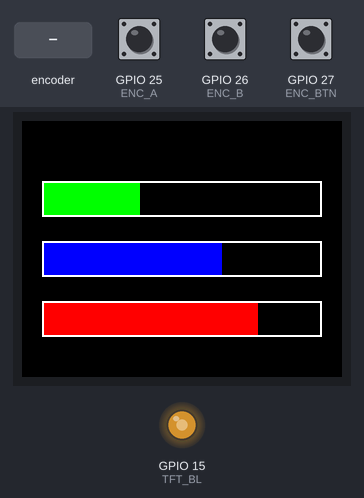
A sketch run on a simulated ESP32. On the bench: 160×128 colour display, output pins drawn as LEDs (lit = HIGH). Inputs (shaded band) come from the test bench; at power-on: GPIO 27 (ENC_BTN) HIGH, GPIO 25 (ENC_A) HIGH, GPIO 26 (ENC_B) HIGH.

Above: at 1.3 s.
1.4 s: GPIO 27 (ENC_BTN) pulled LOW for 0.15 s
At 2.6 s:
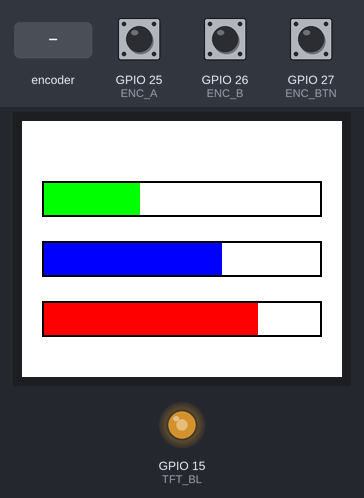
3.0 s: rotary encoder on GPIO 25 (ENC_A) / GPIO 26 (ENC_B) turned 3 steps (first pin leading)
At 4.7 s:
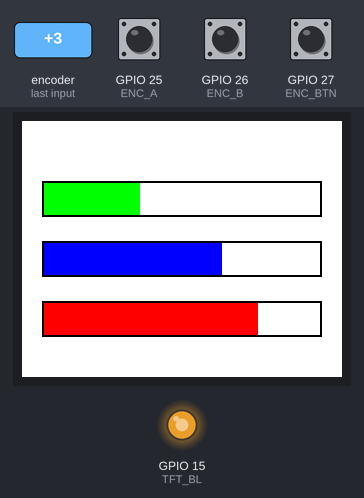
5.1 s: GPIO 27 (ENC_BTN) pulled LOW for 1 s
At 5.5 s:
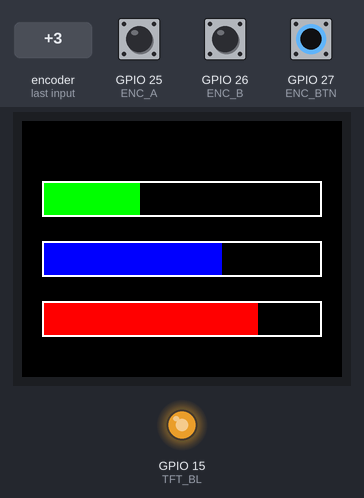
7.6 s: GPIO 27 (ENC_BTN) pulled LOW for 3.2 s
At 8.6 s:
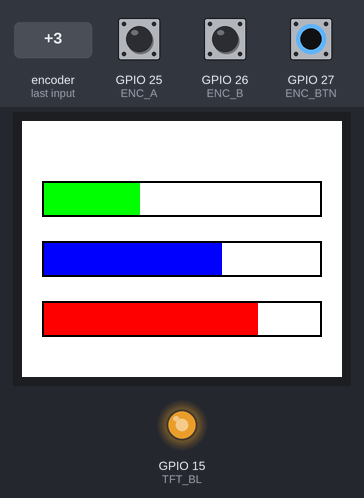
Timing chart, 0 to 10.6 s (numbered marks = the images above; inputs shaded):
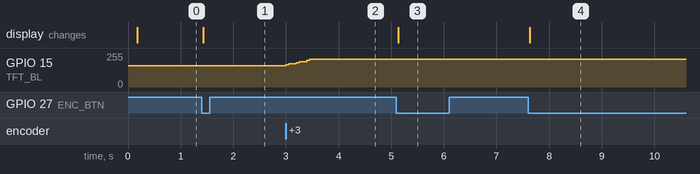

The sketch:

monitor_test.ino
```cpp
#include <Adafruit_GFX.h>
#include <Adafruit_ST7735.h>
#include <SPI.h>

#define TFT_CS    5
#define TFT_DC    2
#define TFT_RST   4
#define TFT_SCLK  18
#define TFT_MOSI  23
#define TFT_BL    15

#define ENC_A     25   // S1
#define ENC_B     26   // S2
#define ENC_BTN   27   // KEY

Adafruit_ST7735 tft = Adafruit_ST7735(
  TFT_CS, TFT_DC, TFT_MOSI, TFT_SCLK, TFT_RST
);

bool whiteBg = false;
int brightness = 160;

int lastA;
bool lastBtn = HIGH;

void setup() {
  pinMode(ENC_A, INPUT_PULLUP);
  pinMode(ENC_B, INPUT_PULLUP);
  pinMode(ENC_BTN, INPUT_PULLUP);

  ledcAttach(TFT_BL, 5000, 8);
  ledcWrite(TFT_BL, brightness);

  SPI.begin(TFT_SCLK, -1, TFT_MOSI, TFT_CS);

  tft.initR(INITR_BLACKTAB);
  tft.setRotation(1);

  lastA = digitalRead(ENC_A);

  drawScreen();
}

void loop() {
  handleEncoder();
  handleButton();
}

void handleEncoder() {
  int currentA = digitalRead(ENC_A);

  if (currentA != lastA) {
    if (digitalRead(ENC_B) != currentA) {
      brightness += 8;
    } else {
      brightness -= 8;
    }

    brightness = constrain(brightness, 0, 255);
    ledcWrite(TFT_BL, brightness);

    lastA = currentA;
    delay(2);
  }
}

void handleButton() {
  bool btn = digitalRead(ENC_BTN);

  if (lastBtn == HIGH && btn == LOW) {
    whiteBg = !whiteBg;
    drawScreen();
    delay(200);
  }

  lastBtn = btn;
}

void drawScreen() {
  uint16_t bg = whiteBg ? ST77XX_WHITE : ST77XX_BLACK;
  uint16_t frame = whiteBg ? ST77XX_BLACK : ST77XX_WHITE;

  tft.fillScreen(bg);

  drawBarFrame(10, 30, 140, 18, frame);
  drawBarFrame(10, 60, 140, 18, frame);
  drawBarFrame(10, 90, 140, 18, frame);

  fillBar(10, 30, 140, 18, 35, ST77XX_GREEN, bg);
  fillBar(10, 60, 140, 18, 65, ST77XX_BLUE, bg);
  fillBar(10, 90, 140, 18, 78, ST77XX_RED, bg);
}

void drawBarFrame(int x, int y, int w, int h, uint16_t color) {
  tft.drawRect(x, y, w, h, color);
}

void fillBar(int x, int y, int w, int h, int percent, uint16_t color, uint16_t bg) {
  int innerW = w - 2;
  int fillW = map(percent, 0, 100, 0, innerW);

  tft.fillRect(x + 1, y + 1, innerW, h - 2, bg);
  tft.fillRect(x + 1, y + 1, fillW, h - 2, color);
}
```

Measured:
- after the input at 1.4 s, the display: changes at once (image 1)
- after the input at 3.0 s, GPIO 15 (TFT_BL): 159/255 → 175/255 at once, → 191/255 0.20 s later, → 207/255 0.20 s later
- after the input at 5.1 s, the display: changes at once (image 3)
- after the input at 7.6 s, the display: changes at once (image 4)
